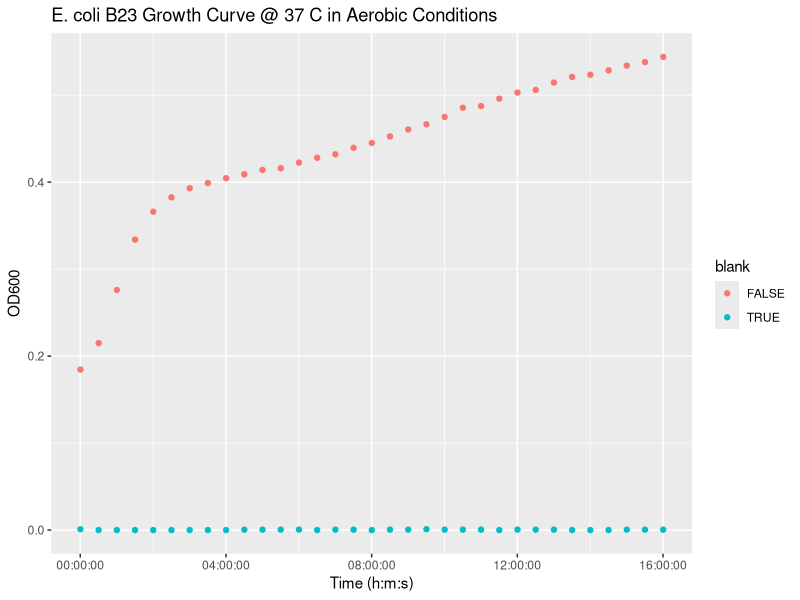

Recreate this plot in R.
# loading packages
library(tidyverse)
library(lubridate)

# press tab key to autocomplete file name
# loading data
well_data <- read_csv("well_information.csv")
raw_growth_data <- read_csv("Tuesday Plate A.csv", skip = 12)

# pivot data from wide to long format
growth_data <- pivot_longer(raw_growth_data,
                            !c(Time, Temp),
                            names_to = "well",
                            values_to = "OD600")

# remove data from other students
well_data <- filter(well_data, student == "Kimia Rostin")

# combine tables
growth_data <- inner_join(well_data, growth_data)

# need to group by both Time and blank variables
growth_data <- group_by(growth_data, Time, blank)
# summarize groups by taking their mean
growth_data <- summarise(growth_data, mean_OD600 = mean(OD600))
growth_data <- ungroup(growth_data)

blank_only <- filter(growth_data, blank == TRUE)
min_blank <- min(blank_only$mean_OD600)

# calibrate OD600 measurements
growth_data <- mutate(growth_data, net_OD600 = mean_OD600 - min_blank)

# visualize growth curve
ggplot(growth_data,
       aes(x = Time, y = net_OD600, colour = blank)) +
  geom_point() + 
  labs(x = "Time (h:m:s)", y = "OD600") + ggtitle('E. coli B23 Growth Curve @ 37 C in Aerobic Conditions')
